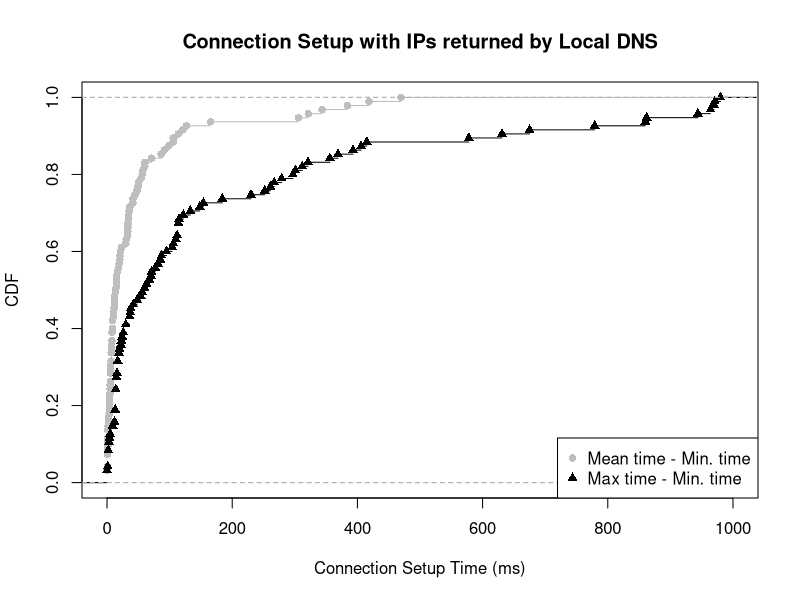

The R script that drew this image:
mean_min <- c(0.000000, 165.517593, 1.257143, 15.333333, 4.907407, 8.000000, 13.166667, 121.250000, 50.068793, 14.366667, 0.833333, 4.333333, 57.300000, 5.000000, 2.300000, 1.000000, 41.500000, 44.555556, 321.496667, 15.500000, 10.200000, 12.000000, 20.433333, 418.609444, 7.277778, 3.833333, 35.388889, 0.500000, 29.958333, 20.500000, 49.583333, 91.333333, 60.666667, 41.277778, 1.600000, 0.833333, 33.333333, 8.833333, 34.125000, 30.666667, 8.833333, 19.333333, 6.000000, 34.666667, 5.833333, 305.860833, 4.750000, 10.633333, 127.000000, 0.833333, 8.000000, 343.664167, 383.819412, 0.000000, 105.500000, 47.833333, 21.555556, 469.583333, 54.388889, 33.500000, 6.666667, 2.400000, 8.525641, 16.388889, 1.333333, 7.666667, 12.333333, 36.666667, 5.214286, 3.500000, 12.185714, 18.597222, 0.000000, 32.833333, 1.280193, 56.107843, 3.750000, 3.944444, 6.666667, 60.333333, 71.145833, 113.833333, 11.333333, 23.000000, 6.333333, 5.333333, 33.166667, 1.333333, 5.333333, 1.291667, 7.500000, 14.727273, 105.625000, 86.500000, 98.055556)

max_min <- c(0.00, 943.99, 5.00, 87.00, 85.00, 16.00, 24.00, 301.00, 979.99, 71.00, 2.00, 17.00, 114.00, 13.00, 14.00, 2.00, 369.00, 122.00, 674.99, 56.00, 36.00, 70.00, 112.00, 970.99, 14.00, 12.00, 279.00, 1.00, 184.00, 63.00, 95.00, 148.00, 230.00, 154.00, 9.00, 4.00, 133.00, 23.00, 321.00, 81.00, 36.00, 77.00, 17.00, 60.00, 30.00, 969.99, 14.00, 22.00, 415.00, 2.00, 26.00, 963.99, 859.99, 0.00, 393.00, 114.00, 42.00, 862.00, 252.00, 110.00, 48.00, 20.00, 37.00, 115.00, 2.00, 38.00, 15.00, 106.00, 19.00, 9.00, 406.00, 267.00, 0.00, 312.00, 3.00, 779.00, 15.00, 13.00, 13.00, 104.00, 631.00, 261.00, 30.00, 68.00, 14.00, 17.00, 114.00, 3.00, 15.00, 14.00, 19.00, 54.00, 578.00, 356.00, 297.00)

mean_min_val = ecdf(mean_min)
max_min_val = ecdf(max_min)

plot(mean_min_val, lty=1, col="grey", xlab="Connection Setup Time (ms)", ylab="CDF", main="Connection Setup with IPs returned by Local DNS", xlim=c(0, 1000), pch=16)
lines(max_min_val, pch=17)

legend("bottomright",  pch = c(16, 17), legend=c("Mean time - Min. time", "Max time - Min. time"), col=c("grey", "black"))
